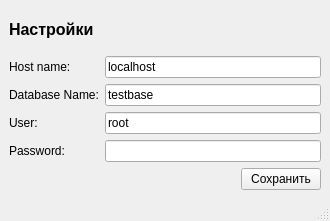
<?xml version="1.0" encoding="UTF-8"?>
<ui version="4.0">
 <class>TuneWindow</class>
 <widget class="QMainWindow" name="TuneWindow">
  <property name="geometry">
   <rect>
    <x>0</x>
    <y>0</y>
    <width>330</width>
    <height>221</height>
   </rect>
  </property>
  <property name="windowTitle">
   <string>Tuning</string>
  </property>
  <widget class="QWidget" name="centralwidget">
   <layout class="QVBoxLayout" name="verticalLayout">
    <item>
     <widget class="QLabel" name="label">
      <property name="font">
       <font>
        <pointsize>12</pointsize>
        <weight>75</weight>
        <bold>true</bold>
       </font>
      </property>
      <property name="text">
       <string>Настройки</string>
      </property>
     </widget>
    </item>
    <item>
     <layout class="QFormLayout" name="formLayout">
      <item row="0" column="0">
       <widget class="QLabel" name="label_2">
        <property name="text">
         <string>Host name:</string>
        </property>
       </widget>
      </item>
      <item row="0" column="1">
       <widget class="QLineEdit" name="hostEdit">
        <property name="text">
         <string>localhost</string>
        </property>
       </widget>
      </item>
      <item row="1" column="0">
       <widget class="QLabel" name="label_3">
        <property name="text">
         <string>Database Name:</string>
        </property>
       </widget>
      </item>
      <item row="1" column="1">
       <widget class="QLineEdit" name="NameEdit">
        <property name="text">
         <string>testbase</string>
        </property>
       </widget>
      </item>
      <item row="2" column="0">
       <widget class="QLabel" name="label_4">
        <property name="text">
         <string>User:</string>
        </property>
       </widget>
      </item>
      <item row="2" column="1">
       <widget class="QLineEdit" name="UserEdit">
        <property name="text">
         <string>root</string>
        </property>
       </widget>
      </item>
      <item row="3" column="0">
       <widget class="QLabel" name="label_5">
        <property name="text">
         <string>Password:</string>
        </property>
       </widget>
      </item>
      <item row="3" column="1">
       <widget class="QLineEdit" name="PasswordEdit"/>
      </item>
     </layout>
    </item>
    <item>
     <layout class="QHBoxLayout" name="horizontalLayout">
      <item>
       <spacer name="horizontalSpacer">
        <property name="orientation">
         <enum>Qt::Horizontal</enum>
        </property>
        <property name="sizeHint" stdset="0">
         <size>
          <width>40</width>
          <height>20</height>
         </size>
        </property>
       </spacer>
      </item>
      <item>
       <widget class="QPushButton" name="pushButton">
        <property name="text">
         <string>Сохранить</string>
        </property>
       </widget>
      </item>
     </layout>
    </item>
   </layout>
  </widget>
  <widget class="QStatusBar" name="statusbar"/>
 </widget>
 <resources/>
 <connections/>
</ui>
